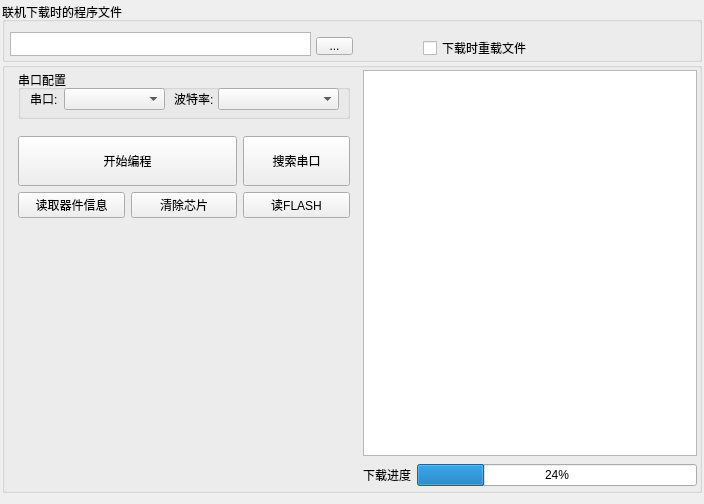
<?xml version="1.0" encoding="UTF-8"?>
<ui version="4.0">
 <class>FastISPClass</class>
 <widget class="QMainWindow" name="FastISPClass">
  <property name="geometry">
   <rect>
    <x>0</x>
    <y>0</y>
    <width>704</width>
    <height>504</height>
   </rect>
  </property>
  <property name="minimumSize">
   <size>
    <width>0</width>
    <height>492</height>
   </size>
  </property>
  <property name="windowTitle">
   <string>FastISP - 武汉帕拉斯机器人有限公司</string>
  </property>
  <property name="windowIcon">
   <iconset resource="fastisp.qrc">
    <normaloff>:/FastISP/image/IC.png</normaloff>:/FastISP/image/IC.png</iconset>
  </property>
  <widget class="QWidget" name="centralWidget">
   <layout class="QVBoxLayout" name="verticalLayout">
    <property name="spacing">
     <number>0</number>
    </property>
    <property name="leftMargin">
     <number>2</number>
    </property>
    <property name="topMargin">
     <number>2</number>
    </property>
    <property name="rightMargin">
     <number>2</number>
    </property>
    <item>
     <widget class="QGroupBox" name="groupBox">
      <property name="minimumSize">
       <size>
        <width>0</width>
        <height>60</height>
       </size>
      </property>
      <property name="maximumSize">
       <size>
        <width>16777215</width>
        <height>60</height>
       </size>
      </property>
      <property name="title">
       <string>联机下载时的程序文件</string>
      </property>
      <layout class="QHBoxLayout" name="horizontalLayout_2">
       <property name="leftMargin">
        <number>1</number>
       </property>
       <property name="topMargin">
        <number>0</number>
       </property>
       <property name="rightMargin">
        <number>0</number>
       </property>
       <property name="bottomMargin">
        <number>0</number>
       </property>
       <item>
        <widget class="QWidget" name="widget_5" native="true">
         <property name="minimumSize">
          <size>
           <width>411</width>
           <height>0</height>
          </size>
         </property>
         <property name="maximumSize">
          <size>
           <width>411</width>
           <height>16777215</height>
          </size>
         </property>
         <widget class="QToolButton" name="toolButton_path">
          <property name="geometry">
           <rect>
            <x>310</x>
            <y>15</y>
            <width>37</width>
            <height>18</height>
           </rect>
          </property>
          <property name="minimumSize">
           <size>
            <width>37</width>
            <height>18</height>
           </size>
          </property>
          <property name="maximumSize">
           <size>
            <width>37</width>
            <height>18</height>
           </size>
          </property>
          <property name="text">
           <string>...</string>
          </property>
         </widget>
         <widget class="QTextEdit" name="textEdit_path">
          <property name="geometry">
           <rect>
            <x>4</x>
            <y>10</y>
            <width>301</width>
            <height>24</height>
           </rect>
          </property>
          <property name="minimumSize">
           <size>
            <width>301</width>
            <height>0</height>
           </size>
          </property>
          <property name="maximumSize">
           <size>
            <width>301</width>
            <height>16777215</height>
           </size>
          </property>
          <property name="verticalScrollBarPolicy">
           <enum>Qt::ScrollBarAlwaysOff</enum>
          </property>
          <property name="horizontalScrollBarPolicy">
           <enum>Qt::ScrollBarAlwaysOff</enum>
          </property>
          <property name="readOnly">
           <bool>true</bool>
          </property>
          <property name="html">
           <string>&lt;!DOCTYPE HTML PUBLIC &quot;-//W3C//DTD HTML 4.0//EN&quot; &quot;http://www.w3.org/TR/REC-html40/strict.dtd&quot;&gt;
&lt;html&gt;&lt;head&gt;&lt;meta name=&quot;qrichtext&quot; content=&quot;1&quot; /&gt;&lt;style type=&quot;text/css&quot;&gt;
p, li { white-space: pre-wrap; }
&lt;/style&gt;&lt;/head&gt;&lt;body style=&quot; font-family:'宋体'; font-size:9pt; font-weight:400; font-style:normal;&quot;&gt;
&lt;p style=&quot;-qt-paragraph-type:empty; margin-top:0px; margin-bottom:0px; margin-left:0px; margin-right:0px; -qt-block-indent:0; text-indent:0px;&quot;&gt;&lt;br /&gt;&lt;/p&gt;&lt;/body&gt;&lt;/html&gt;</string>
          </property>
         </widget>
        </widget>
       </item>
       <item>
        <widget class="QWidget" name="widget_4" native="true">
         <widget class="QCheckBox" name="checkBox_reloadfile">
          <property name="geometry">
           <rect>
            <x>0</x>
            <y>18</y>
            <width>107</width>
            <height>16</height>
           </rect>
          </property>
          <property name="text">
           <string>下载时重载文件</string>
          </property>
         </widget>
        </widget>
       </item>
      </layout>
     </widget>
    </item>
    <item>
     <widget class="QGroupBox" name="groupBox_2">
      <property name="title">
       <string/>
      </property>
      <layout class="QGridLayout" name="gridLayout_2">
       <property name="leftMargin">
        <number>2</number>
       </property>
       <property name="topMargin">
        <number>2</number>
       </property>
       <property name="rightMargin">
        <number>2</number>
       </property>
       <property name="bottomMargin">
        <number>2</number>
       </property>
       <item row="0" column="0">
        <widget class="QWidget" name="widget" native="true">
         <layout class="QHBoxLayout" name="horizontalLayout">
          <property name="spacing">
           <number>0</number>
          </property>
          <property name="leftMargin">
           <number>0</number>
          </property>
          <property name="topMargin">
           <number>0</number>
          </property>
          <property name="rightMargin">
           <number>0</number>
          </property>
          <property name="bottomMargin">
           <number>0</number>
          </property>
          <item>
           <widget class="QWidget" name="widget_3" native="true">
            <layout class="QGridLayout" name="gridLayout">
             <property name="leftMargin">
              <number>0</number>
             </property>
             <property name="topMargin">
              <number>0</number>
             </property>
             <property name="rightMargin">
              <number>0</number>
             </property>
             <property name="bottomMargin">
              <number>0</number>
             </property>
             <item row="0" column="0" rowspan="2">
              <widget class="QWidget" name="widget_2" native="true">
               <property name="minimumSize">
                <size>
                 <width>350</width>
                 <height>0</height>
                </size>
               </property>
               <property name="maximumSize">
                <size>
                 <width>350</width>
                 <height>16777215</height>
                </size>
               </property>
               <layout class="QVBoxLayout" name="verticalLayout_3">
                <property name="topMargin">
                 <number>0</number>
                </property>
                <item>
                 <widget class="QGroupBox" name="groupBox_3">
                  <property name="minimumSize">
                   <size>
                    <width>332</width>
                    <height>49</height>
                   </size>
                  </property>
                  <property name="maximumSize">
                   <size>
                    <width>332</width>
                    <height>49</height>
                   </size>
                  </property>
                  <property name="title">
                   <string>串口配置</string>
                  </property>
                  <widget class="QComboBox" name="comboBox_comportname">
                   <property name="geometry">
                    <rect>
                     <x>46</x>
                     <y>18</y>
                     <width>101</width>
                     <height>22</height>
                    </rect>
                   </property>
                  </widget>
                  <widget class="QLabel" name="label">
                   <property name="geometry">
                    <rect>
                     <x>12</x>
                     <y>21</y>
                     <width>31</width>
                     <height>16</height>
                    </rect>
                   </property>
                   <property name="text">
                    <string>串口:</string>
                   </property>
                  </widget>
                  <widget class="QLabel" name="label_2">
                   <property name="geometry">
                    <rect>
                     <x>156</x>
                     <y>21</y>
                     <width>41</width>
                     <height>16</height>
                    </rect>
                   </property>
                   <property name="text">
                    <string>波特率:</string>
                   </property>
                  </widget>
                  <widget class="QComboBox" name="comboBox_baudrate">
                   <property name="geometry">
                    <rect>
                     <x>200</x>
                     <y>18</y>
                     <width>121</width>
                     <height>22</height>
                    </rect>
                   </property>
                  </widget>
                  <zorder>label</zorder>
                  <zorder>label_2</zorder>
                  <zorder>comboBox_baudrate</zorder>
                  <zorder>comboBox_comportname</zorder>
                 </widget>
                </item>
                <item>
                 <widget class="QWidget" name="widget_9" native="true">
                  <property name="minimumSize">
                   <size>
                    <width>332</width>
                    <height>99</height>
                   </size>
                  </property>
                  <property name="maximumSize">
                   <size>
                    <width>332</width>
                    <height>99</height>
                   </size>
                  </property>
                  <layout class="QGridLayout" name="gridLayout_6">
                   <property name="leftMargin">
                    <number>0</number>
                   </property>
                   <property name="topMargin">
                    <number>5</number>
                   </property>
                   <property name="rightMargin">
                    <number>0</number>
                   </property>
                   <property name="bottomMargin">
                    <number>0</number>
                   </property>
                   <item row="0" column="0">
                    <widget class="QWidget" name="widget_8" native="true">
                     <layout class="QGridLayout" name="gridLayout_5">
                      <property name="leftMargin">
                       <number>0</number>
                      </property>
                      <property name="topMargin">
                       <number>0</number>
                      </property>
                      <property name="rightMargin">
                       <number>0</number>
                      </property>
                      <property name="bottomMargin">
                       <number>0</number>
                      </property>
                      <item row="0" column="0">
                       <layout class="QGridLayout" name="gridLayout_4">
                        <item row="1" column="0">
                         <widget class="QPushButton" name="pushButton_readicinf">
                          <property name="text">
                           <string>读取器件信息</string>
                          </property>
                         </widget>
                        </item>
                        <item row="1" column="1">
                         <widget class="QPushButton" name="pushButton_clearic">
                          <property name="text">
                           <string>清除芯片</string>
                          </property>
                         </widget>
                        </item>
                        <item row="1" column="2">
                         <widget class="QPushButton" name="pushButton_readflash">
                          <property name="text">
                           <string>读FLASH</string>
                          </property>
                         </widget>
                        </item>
                        <item row="0" column="2">
                         <widget class="QPushButton" name="pushButton_refreshcom">
                          <property name="minimumSize">
                           <size>
                            <width>0</width>
                            <height>50</height>
                           </size>
                          </property>
                          <property name="text">
                           <string>搜索串口</string>
                          </property>
                         </widget>
                        </item>
                        <item row="0" column="0" colspan="2">
                         <widget class="QPushButton" name="pushButton_start">
                          <property name="minimumSize">
                           <size>
                            <width>0</width>
                            <height>50</height>
                           </size>
                          </property>
                          <property name="text">
                           <string>开始编程</string>
                          </property>
                         </widget>
                        </item>
                       </layout>
                      </item>
                     </layout>
                    </widget>
                   </item>
                  </layout>
                 </widget>
                </item>
                <item>
                 <widget class="QWidget" name="widget_7" native="true">
                  <property name="minimumSize">
                   <size>
                    <width>0</width>
                    <height>248</height>
                   </size>
                  </property>
                  <property name="maximumSize">
                   <size>
                    <width>16777215</width>
                    <height>248</height>
                   </size>
                  </property>
                  <widget class="QLabel" name="label_3">
                   <property name="geometry">
                    <rect>
                     <x>-2</x>
                     <y>1</y>
                     <width>332</width>
                     <height>247</height>
                    </rect>
                   </property>
                   <property name="minimumSize">
                    <size>
                     <width>332</width>
                     <height>247</height>
                    </size>
                   </property>
                   <property name="maximumSize">
                    <size>
                     <width>332</width>
                     <height>247</height>
                    </size>
                   </property>
                   <property name="text">
                    <string/>
                   </property>
                   <property name="pixmap">
                    <pixmap resource="fastisp.qrc">:/FastISP/image/def.png</pixmap>
                   </property>
                  </widget>
                 </widget>
                </item>
                <item>
                 <widget class="QWidget" name="widget_10" native="true"/>
                </item>
               </layout>
              </widget>
             </item>
             <item row="0" column="1" rowspan="2">
              <widget class="QWidget" name="widget_6" native="true">
               <layout class="QVBoxLayout" name="verticalLayout_2">
                <property name="leftMargin">
                 <number>0</number>
                </property>
                <property name="topMargin">
                 <number>0</number>
                </property>
                <property name="rightMargin">
                 <number>0</number>
                </property>
                <property name="bottomMargin">
                 <number>0</number>
                </property>
                <item>
                 <widget class="QPlainTextEdit" name="plainTextEdit_output">
                  <property name="readOnly">
                   <bool>false</bool>
                  </property>
                 </widget>
                </item>
                <item>
                 <widget class="QWidget" name="widgetProcess" native="true">
                  <property name="minimumSize">
                   <size>
                    <width>332</width>
                    <height>26</height>
                   </size>
                  </property>
                  <property name="maximumSize">
                   <size>
                    <width>16777215</width>
                    <height>26</height>
                   </size>
                  </property>
                  <layout class="QHBoxLayout" name="horizontalLayout_4">
                   <property name="leftMargin">
                    <number>0</number>
                   </property>
                   <property name="topMargin">
                    <number>0</number>
                   </property>
                   <property name="rightMargin">
                    <number>0</number>
                   </property>
                   <property name="bottomMargin">
                    <number>0</number>
                   </property>
                   <item>
                    <layout class="QHBoxLayout" name="ProcesshorizontalLayout">
                     <item>
                      <widget class="QLabel" name="label_4">
                       <property name="text">
                        <string>下载进度</string>
                       </property>
                      </widget>
                     </item>
                     <item>
                      <widget class="QProgressBar" name="progressBar">
                       <property name="value">
                        <number>24</number>
                       </property>
                      </widget>
                     </item>
                    </layout>
                   </item>
                  </layout>
                 </widget>
                </item>
               </layout>
              </widget>
             </item>
            </layout>
           </widget>
          </item>
         </layout>
        </widget>
       </item>
      </layout>
     </widget>
    </item>
   </layout>
  </widget>
 </widget>
 <layoutdefault spacing="6" margin="11"/>
 <resources>
  <include location="fastisp.qrc"/>
 </resources>
 <connections/>
</ui>
